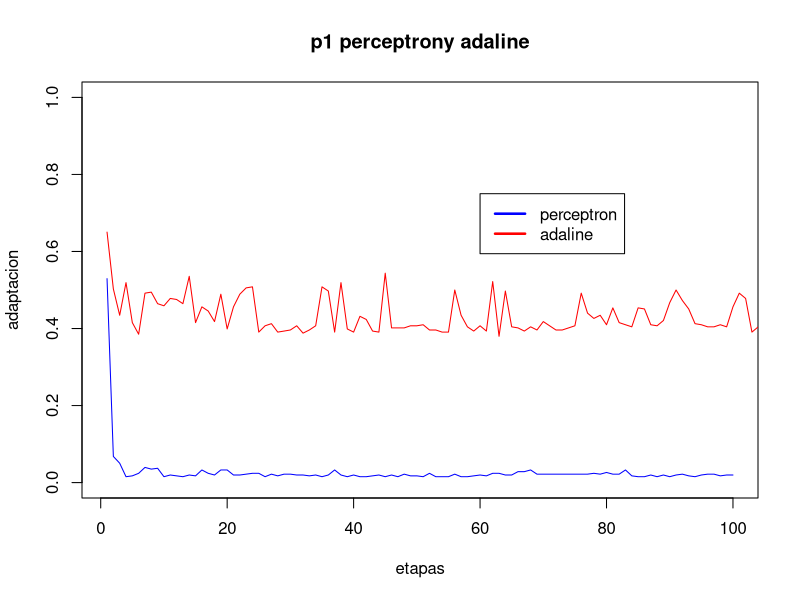

Recreate this plot in R.
png("doc/graficas/P1_perc.png", width = 720, height = 720)

t<-read.table("adaptacionp.data")
ta<-read.table("adaptacion.data")

plot(t[,1][1:100], type="l", col="blue", ylim=c(0,1), ylab="adaptacion", xlab="etapas", main="p1 perceptrony adaline")
lines(ta[,1], col="red")
legend(x= 60 , y=0.75,lty=c(1,1),lwd=c(2.5,2.5),col=c("blue","red"), legend=c("perceptron", "adaline"))
rect(1, 5, 3, 7, col = "white")
dev.off()
